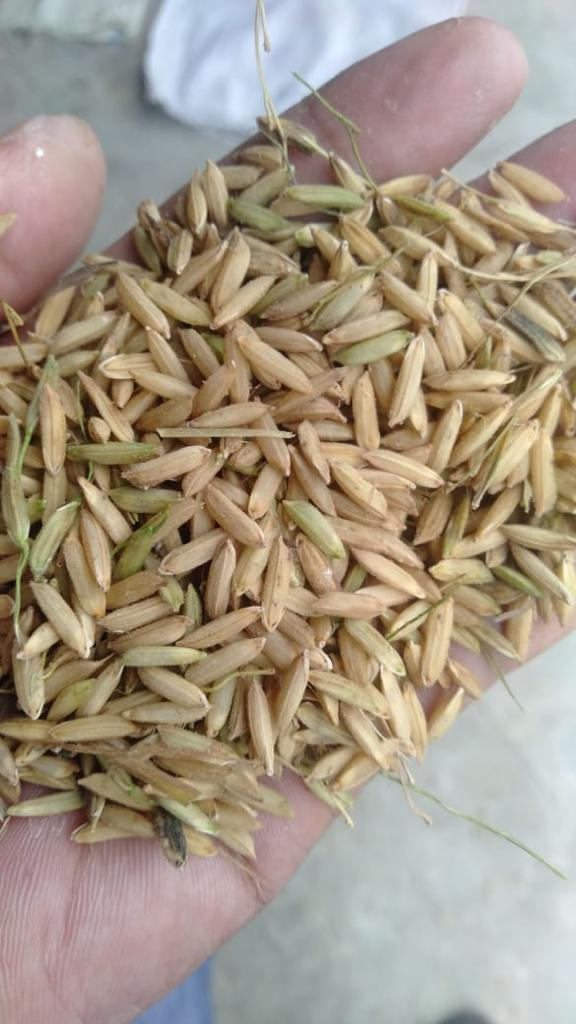
#> input picture assets/hand_grabbed_paddy.jpeg, 576 x 1024 px
$ python 10_thresh_adv.py
#> lines starting #> are read from the running program, lines starting #| are printed output that depends on the picture; after the words box and inside, x2 and y2 are one past the last pixel; in counts of white or black regions, pixels touching at a corner belong together
'''
Image Kernels: https://setosa.io/ev/image-kernels/

One of the downside of the simple thresholding technique is that
we have to set manually the value of the threshold.
In some cases, this might work, in some advance cases, this might not work especially
when it comes to different illumination.

In adaptive thresholding, we let the computer specifies the optimal thresh value
by itself.
'''
import cv2 as cv

img = cv.imread('assets/hand_grabbed_paddy.jpeg')
#> img is the input picture: shape (1024, 576, 3); mean B, G, R 132.8, 150.3, 163.6
cv.imshow('Image', img)

gray = cv.cvtColor(img, cv.COLOR_BGR2GRAY)
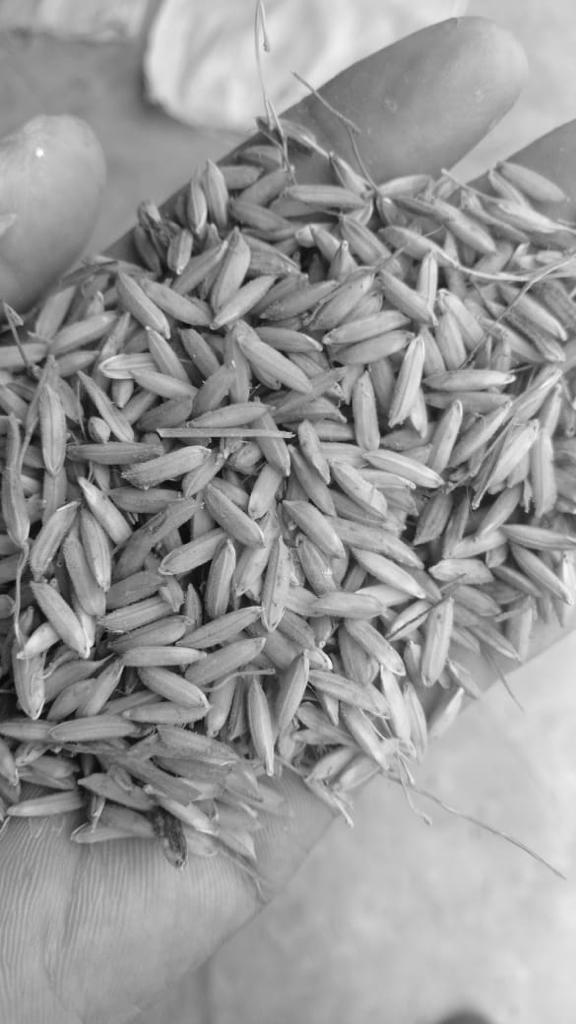
#> gray: shape (1024, 576); min 3, max 255, mean 152.3
cv.imshow("Gray", gray)

# Adaptive Thresholding
'''
In the mean adaptive thresholding, it computes a mean over those neighborhood pixels,
and finds the optimal threshold value for that specific part. Then, it slides over
to the right and down over every part of the image.
'''
adaptive_thresh_mean = cv.adaptiveThreshold(
  src = gray,
  maxValue = 255,
  adaptiveMethod = cv.ADAPTIVE_THRESH_MEAN_C,
  thresholdType = cv.THRESH_BINARY,
  blockSize = 11,
  C = 3)
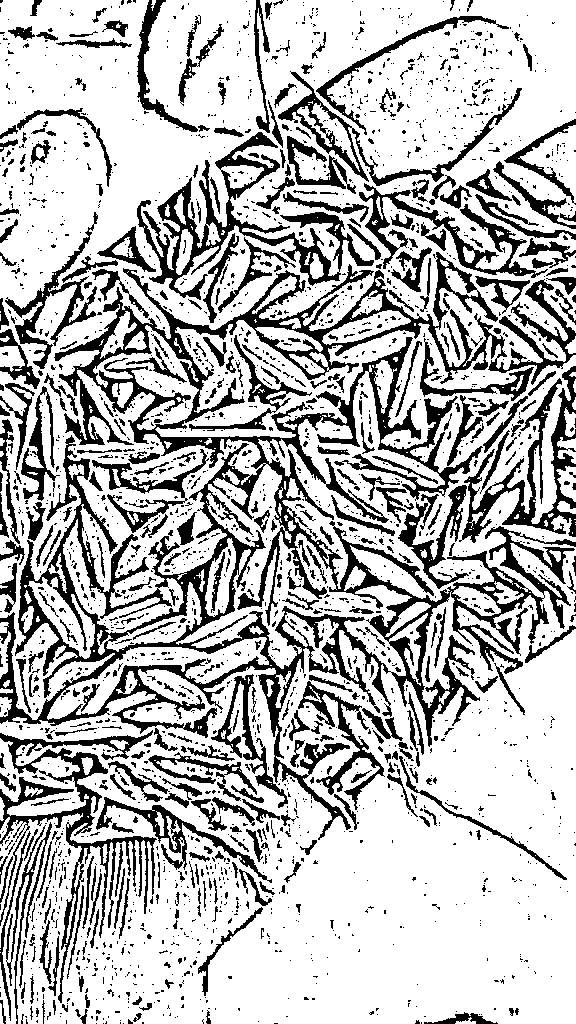
#> adaptive_thresh_mean: shape (1024, 576); 73.3% white; 2412 black regions (1969 under 20 px), largest, box (x1, y1, x2, y2) and area: (0, 252, 576, 840) 58843, (137, 132, 374, 300) 7266, (0, 730, 157, 1003) 6655
cv.imshow("Adaptive Threshold - Mean", adaptive_thresh_mean)

'''
In the gaussian adaptive thresholding, it adds a weight to each pixel value,
and compute the mean across those pixels. Then, it slides over
to the right and down over every part of the image.
'''
adaptive_thresh_gaussian = cv.adaptiveThreshold(
  src = gray,
  maxValue = 255,
  adaptiveMethod = cv.ADAPTIVE_THRESH_GAUSSIAN_C,
  thresholdType = cv.THRESH_BINARY,
  blockSize = 11,
  C = 3)
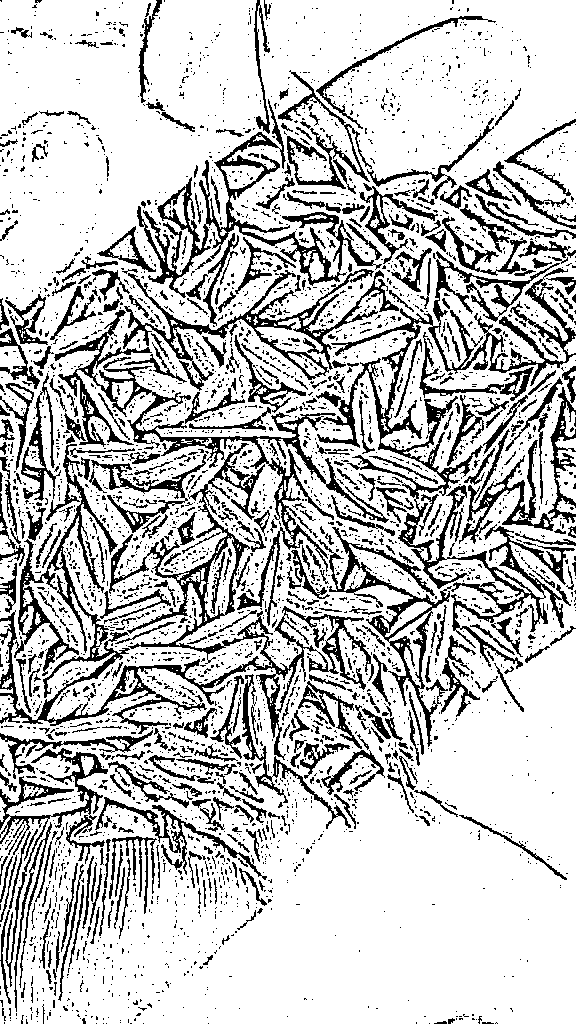
#> adaptive_thresh_gaussian: shape (1024, 576); 77.5% white; 3853 black regions (3322 under 20 px), largest, box (x1, y1, x2, y2) and area: (0, 310, 389, 760) 22885, (316, 251, 576, 669) 13808, (137, 99, 382, 298) 6161
cv.imshow("Adaptive Threshold - Gaussian", adaptive_thresh_gaussian)

cv.waitKey(0)
cv.destroyAllWindows()

$ run again, with assets/BSE_Google_noisy.jpeg copied over assets/hand_grabbed_paddy.jpeg
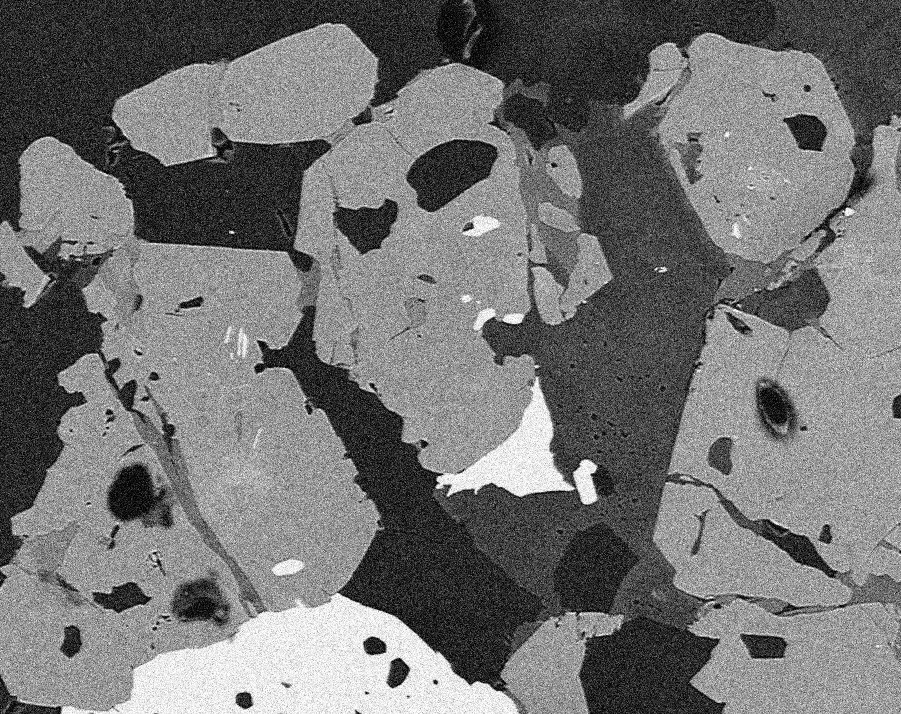
#> input picture assets/BSE_Google_noisy.jpeg, 901 x 714 px
#> img is the input picture: shape (714, 901, 3); min 0, max 255, mean 114.9
#> `adaptive_thresh_mean = cv.adaptiveThreshold( src = gray, maxValue = 25..`:
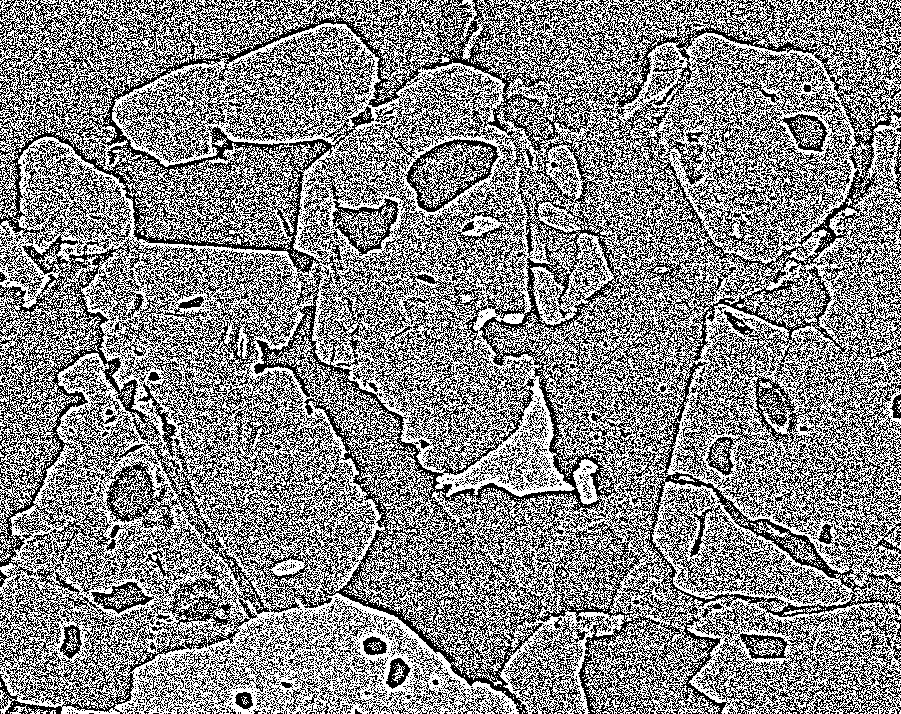
#> adaptive_thresh_mean: shape (714, 901); 53.5% white; black in thin lines or dots
#> `adaptive_thresh_gaussian = cv.adaptiveThreshold( src = gray, maxValue ..`:
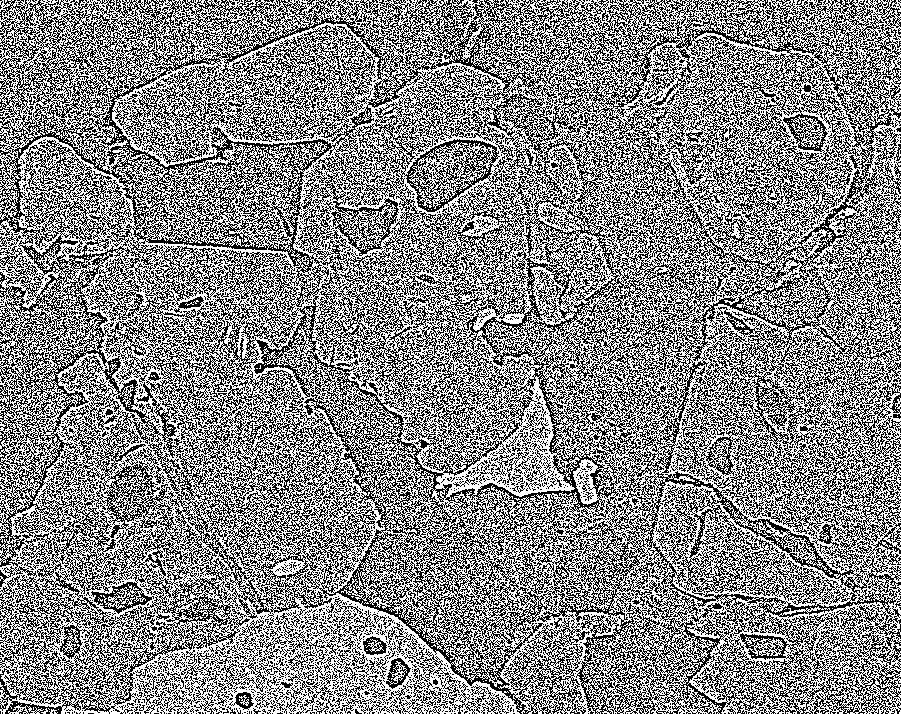
#> adaptive_thresh_gaussian: shape (714, 901); 53.6% white; black in thin lines or dots
